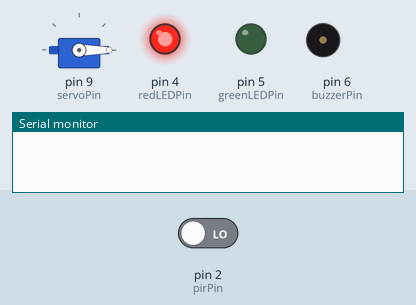
Recording of a sketch running on a simulated Arduino Uno, built with avr-gcc and run on an emulated ATmega328P. Shown: servo, output pins drawn as LEDs (lit = HIGH), buzzer (waves = sounding, pin HIGH), the last lines printed to the serial monitor. The inputs (shaded band) are chosen by the test bench; at power-on: pin 2 (pirPin) LOW.

Above: at 1.2 s.
1.3 s: pin 2 (pirPin) driven HIGH
At 1.4 s:
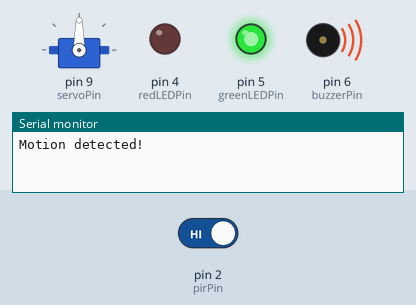
At 2.9 s:
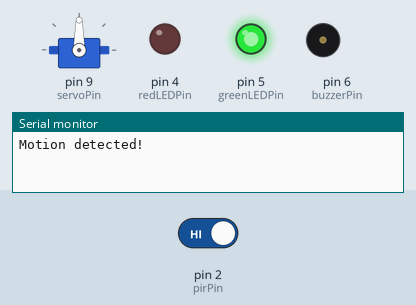
Timing chart, 0 to 8.3 s (numbered marks = the images above; inputs shaded):
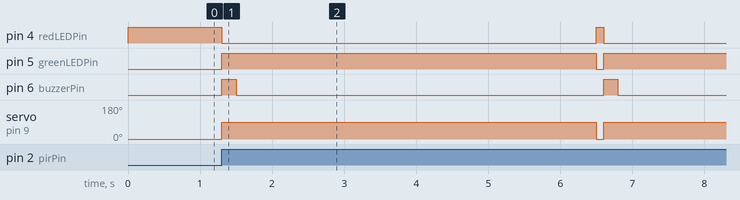

Measured:
- after the input at 1.3 s, pin 4 (redLEDPin): HIGH → LOW at once, → HIGH 5.2 s later, → LOW 0.10 s later; pin 5 (greenLEDPin): LOW → HIGH at once, → LOW 5.2 s later, → HIGH 0.10 s later; pin 6 (buzzerPin): alternates HIGH for 0.20 s and LOW for 5.1 s, starting at once; servo on pin 9 (servoPin): 0° → 90° at once, → 0° 5.2 s later, → 90° 0.10 s later

The sketch:

code.ino
```cpp
#include <Servo.h>

Servo doorServo;

const int pirPin = 2;
const int servoPin = 9;
const int redLEDPin = 4;
const int greenLEDPin = 5;
const int buzzerPin = 6;

bool doorOpen = false;

void setup() {
  pinMode(pirPin, INPUT);
  pinMode(redLEDPin, OUTPUT);
  pinMode(greenLEDPin, OUTPUT);
  pinMode(buzzerPin, OUTPUT);

  doorServo.attach(servoPin);
  doorServo.write(0);
  digitalWrite(redLEDPin, HIGH);
  digitalWrite(greenLEDPin, LOW);

  Serial.begin(9600);
}

void loop() {
  int motion = digitalRead(pirPin);

  if (motion == HIGH && !doorOpen) {
    Serial.println("Motion detected!");

    doorServo.write(90);
    digitalWrite(greenLEDPin, HIGH);
    digitalWrite(redLEDPin, LOW);

    digitalWrite(buzzerPin, HIGH);
    delay(200);
    digitalWrite(buzzerPin, LOW);

    doorOpen = true;
    delay(5000);

    doorServo.write(0);
    digitalWrite(greenLEDPin, LOW);
    digitalWrite(redLEDPin, HIGH);
    doorOpen = false;
  }

  delay(100);
}
```
